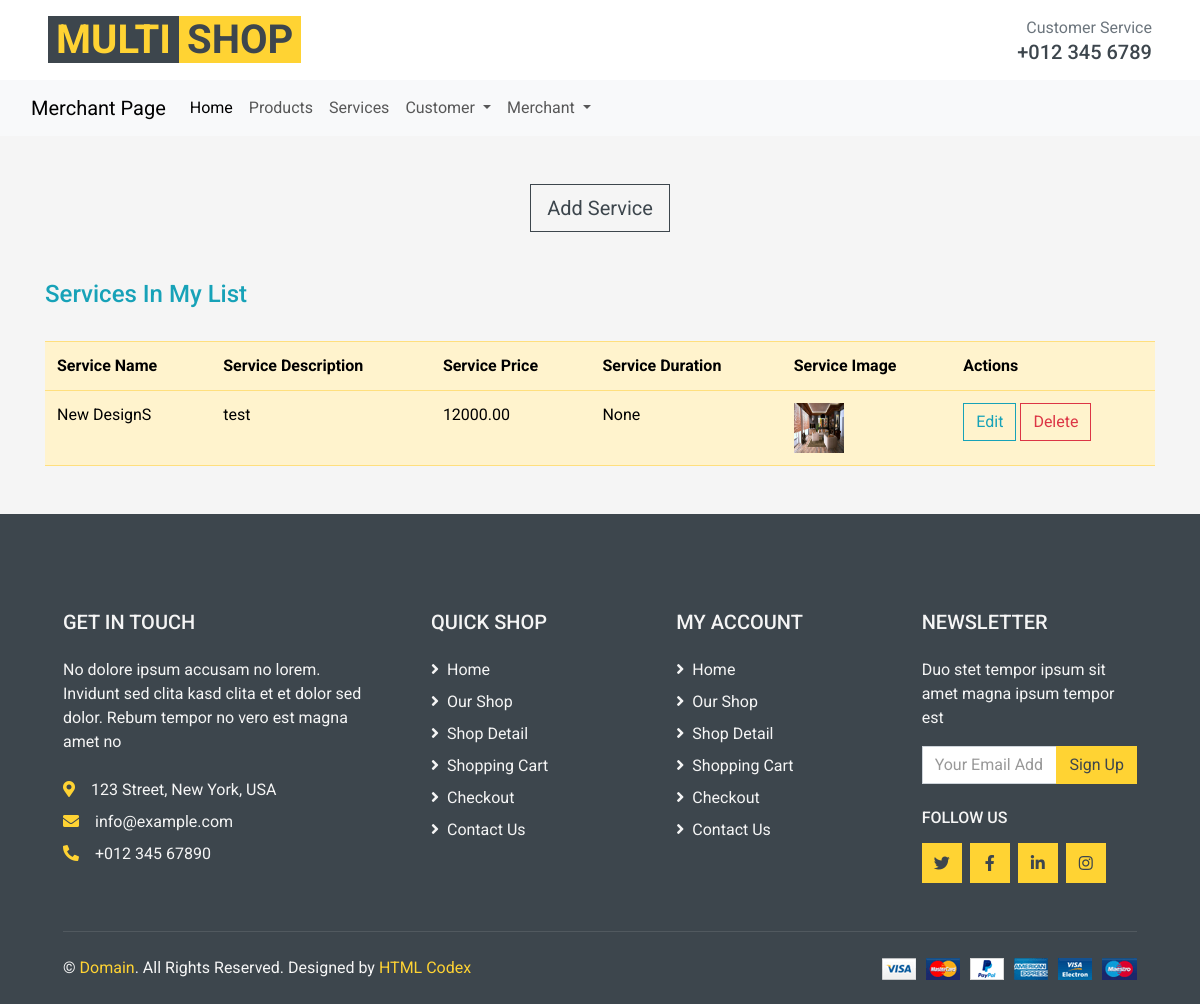
/Product/service_merchant/ (signed in), run on the app's committed database.
### Product/models.py (models this page shows, shortened)
class Service(models.Model):
    user = models.ForeignKey(User, on_delete=models.CASCADE, related_name="Services_name")
    category = models.ForeignKey(ServiceCategory, on_delete=models.CASCADE, related_name="services")
    name = models.CharField(max_length=150)
    description = models.TextField()
    price = models.DecimalField(max_digits=10, decimal_places=2)
    duration = models.PositiveIntegerField( help_text="Duration in minutes", blank=True, null=True)
    image = models.ImageField(upload_to="service_images/", blank=True, null=True)

### Product/views.py (the view, shortened to what this page needs)
# urls.py: path('service_merchant/', views.service_merchant, name='service_merchant'),
@login_required(login_url="SignIn")
def service_merchant(request):
    form = ServiceForm()
    services = Service.objects.filter(user = request.user)
    context = {
        "form":form,
        "services":services
    }
    return render(request,'merchant/services.html',context)

### Product/forms.py
class ServiceForm(ModelForm):
    class Meta:
        model = Service
        fields = ['category', 'name', 'description', 'price', 'image']
        widgets = {
            'category': forms.Select(attrs={'class': 'form-control'}),
            'name': forms.TextInput(attrs={'class': 'form-control'}),
            'description': forms.Textarea(attrs={'class': 'form-control', 'rows': 4}),
            'price': forms.NumberInput(attrs={'class': 'form-control'}),
            'image': forms.ClearableFileInput(attrs={'class': 'form-control'}),
        }

### Product/models.py (called while the page is built)
    def __str__(self):
        return self.name

### templates/merchant/services.html (shortened to what this page needs)
{% extends "merchantindex.html" %}
{% block content %}
<div class="container mt-5 mb-5">
    <div class="addbutton text-center">
        <button type="button" class="btn btn-outline-dark btn-lg" data-bs-toggle="modal" data-bs-target="#exampleModal">
           Add Service
        </button>
    </div>
</div>
<div class="container">
<h4 class="text-info">Services In My List</h4>
<br>
<table class="table table-warning table-stripped">
    <tr>
        <th>Service Name</th>
        <th>Service Description</th>
        <th>Service Price</th>
        <th>Service Duration</th>
        <th>Service Image</th>
        <th>Actions</th>
    </tr>
    {% for service in services %}
    <tr>
        <td>{{ service.name }}</td>
        <td>{{ service.description }}</td>
        <td>{{ service.price }}</td>
        <td>{{ service.duration }}</td>
        <td>
            {% if service.image %}
                <img src="{{ service.image.url }}" alt="{{ service.name }}" style="width: 50px; height: 50px;">
            {% else %}
                No Image
            {% endif %}
        </td>
        <td>
            <a href="{% url 'ServiceEdit' service.id %}" class="btn btn-outline-info">Edit</a>
            <a href="{% url 'delete_service' service.id %}" onclick="return confirm('Are you sure you want to delete?')" class="btn btn-outline-danger">Delete</a>
        </td>
    </tr>
    {% endfor %}
</table>
</div>
{% endblock %}

### templates/merchantindex.html (shortened to what this page needs)
<!DOCTYPE html>
<html lang="en">
    {% load static %}
<head>
    <link href="https://cdn.jsdelivr.net/npm/bootstrap@5.3.2/dist/css/bootstrap.min.css" rel="stylesheet">
    <link href="https://cdnjs.cloudflare.com/ajax/libs/font-awesome/5.10.0/css/all.min.css" rel="stylesheet">
    <link href="{%static 'lib/animate/animate.min.css' %}" rel="stylesheet">
    <link href="{%static 'lib/owlcarousel/assets/owl.carousel.min.css' %}" rel="stylesheet">
    <link href="{%static 'css/style.css' %}" rel="stylesheet">
</head>
<body>
    <div class="row align-items-center bg-light py-3 px-xl-5 d-none d-lg-flex">
        <div class="col-lg-4">
            <a href="" class="text-decoration-none">
                <span class="h1 text-uppercase text-primary bg-dark px-2">Multi</span>
                <span class="h1 text-uppercase text-dark bg-primary px-2 ml-n1">Shop</span>
            </a>
        </div>
        <div class="col-lg-4 col-6 text-right">
            <p class="m-0">Customer Service</p>
            <h5 class="m-0">+012 345 6789</h5>
        </div>
    </div>
    <nav class="navbar navbar-expand-lg bg-body-tertiary">
        <div class="container-fluid">
          <a class="navbar-brand" href="#">Merchant Page</a>
          <div class="collapse navbar-collapse" id="navbarSupportedContent">
            <ul class="navbar-nav me-auto mb-2 mb-lg-0">
              <li class="nav-item">
                <a class="nav-link active" aria-current="page" href="{%url 'Index' %}">Home</a>
              </li>
              <li class="nav-item">
                <a class="nav-link" href="{%url 'MerchantProduct' %}">Products</a>
              </li>
              <li class="nav-item">
                <a class="nav-link" href="{%url 'service_merchant' %}">Services</a>
              </li>
              <li class="nav-item dropdown">
                <a class="nav-link dropdown-toggle" href="#" role="button" data-bs-toggle="dropdown" aria-expanded="false">
                  Customer
                </a>
              </li>
              <li class="nav-item dropdown">
                <a class="nav-link dropdown-toggle" href="#" role="button" data-bs-toggle="dropdown" aria-expanded="false">
                  {{request.user.first_name}}
                </a>
              </li>
            </ul>
          </div>
        </div>
      </nav>
{% block content %}
{% endblock %}
  <div class="container-fluid bg-dark text-secondary mt-5 pt-5">
    <div class="row px-xl-5 pt-5">
        <div class="col-lg-4 col-md-12 mb-5 pr-3 pr-xl-5">
            <h5 class="text-secondary text-uppercase mb-4">Get In Touch</h5>
            <p class="mb-4">No dolore ipsum accusam no lorem. Invidunt sed clita kasd clita et et dolor sed dolor. Rebum tempor no vero est magna amet no</p>
            <p class="mb-2"><i class="fa fa-map-marker-alt text-primary mr-3"></i>123 Street, New York, USA</p>
            <p class="mb-2"><i class="fa fa-envelope text-primary mr-3"></i>info@example.com</p>
            <p class="mb-0"><i class="fa fa-phone-alt text-primary mr-3"></i>+012 345 67890</p>
        </div>
        <div class="col-lg-8 col-md-12">
            <div class="row">
                <div class="col-md-4 mb-5">
                    <h5 class="text-secondary text-uppercase mb-4">Quick Shop</h5>
                    <div class="d-flex flex-column justify-content-start">
                        <a class="text-secondary mb-2" href="#"><i class="fa fa-angle-right mr-2"></i>Home</a>
                        <a class="text-secondary mb-2" href="#"><i class="fa fa-angle-right mr-2"></i>Our Shop</a>
                        <a class="text-secondary mb-2" href="#"><i class="fa fa-angle-right mr-2"></i>Shop Detail</a>
                        <a class="text-secondary mb-2" href="#"><i class="fa fa-angle-right mr-2"></i>Shopping Cart</a>
                        <a class="text-secondary mb-2" href="#"><i class="fa fa-angle-right mr-2"></i>Checkout</a>
                        <a class="text-secondary" href="#"><i class="fa fa-angle-right mr-2"></i>Contact Us</a>
                    </div>
                </div>
                <div class="col-md-4 mb-5">
                    <h5 class="text-secondary text-uppercase mb-4">My Account</h5>
                    <div class="d-flex flex-column justify-content-start">
                        <a class="text-secondary mb-2" href="#"><i class="fa fa-angle-right mr-2"></i>Home</a>
                        <a class="text-secondary mb-2" href="#"><i class="fa fa-angle-right mr-2"></i>Our Shop</a>
                        <a class="text-secondary mb-2" href="#"><i class="fa fa-angle-right mr-2"></i>Shop Detail</a>
                        <a class="text-secondary mb-2" href="#"><i class="fa fa-angle-right mr-2"></i>Shopping Cart</a>
                        <a class="text-secondary mb-2" href="#"><i class="fa fa-angle-right mr-2"></i>Checkout</a>
                        <a class="text-secondary" href="#"><i class="fa fa-angle-right mr-2"></i>Contact Us</a>
                    </div>
                </div>
                <div class="col-md-4 mb-5">
                    <h5 class="text-secondary text-uppercase mb-4">Newsletter</h5>
                    <p>Duo stet tempor ipsum sit amet magna ipsum tempor est</p>
                    <form action="">
                        <div class="input-group">
                            <input type="text" class="form-control" placeholder="Your Email Address">
                            <div class="input-group-append">
                                <button class="btn btn-primary">Sign Up</button>
                            </div>
                        </div>
                    </form>
                    <h6 class="text-secondary text-uppercase mt-4 mb-3">Follow Us</h6>
                    <div class="d-flex">
                        <a class="btn btn-primary btn-square mr-2" href="#"><i class="fab fa-twitter"></i></a>
                        <a class="btn btn-primary btn-square mr-2" href="#"><i class="fab fa-facebook-f"></i></a>
                        <a class="btn btn-primary btn-square mr-2" href="#"><i class="fab fa-linkedin-in"></i></a>
                        <a class="btn btn-primary btn-square" href="#"><i class="fab fa-instagram"></i></a>
                    </div>
                </div>
            </div>
        </div>
    </div>
    <div class="row border-top mx-xl-5 py-4" style="border-color: rgba(256, 256, 256, .1) !important;">
        <div class="col-md-6 px-xl-0">
            <p class="mb-md-0 text-center text-md-left text-secondary">
                &copy; <a class="text-primary" href="#">Domain</a>. All Rights Reserved. Designed
                by
                <a class="text-primary" href="https://htmlcodex.com">HTML Codex</a>
            </p>
        </div>
        <div class="col-md-6 px-xl-0 text-center text-md-right">
            <img class="img-fluid" src="{%static 'img/payments.png' %}"  alt="">
        </div>
    </div>
</div>
</body>
</html>
</body>
</html>

### data on the page
Service: name "New DesignS", description "test", price "12000.00", duration "None", image (picture)

### other printed values
{{ request.user.first_name }} "Merchant"
